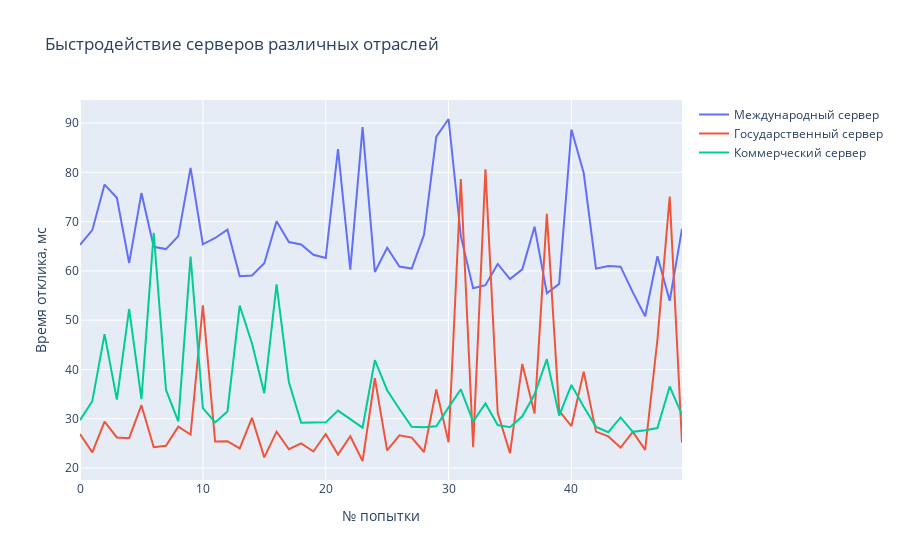

Source (notebook cell):
### Markdown cell above
## 4. Замер времени установки соединения

### Code cell
import time
import plotly.graph_objs as go


def measure_handshake(hostname):
    timeline = []
    for _ in range(50):
        start = time.time()
        try:
            context = ssl.create_default_context()
            with socket.create_connection((hostname, 443)) as sock:
                with context.wrap_socket(sock, server_hostname=hostname):
                    handshake_time = (time.time() - start) * 1000  # мс
                    timeline.append(handshake_time)
        except Exception as e:
            print(f"Ошибка: {e}")
    return timeline


fig = go.Figure()

fig.add_trace(go.Scatter(
    y=measure_handshake(server_int),
    name="Международный сервер"
))

fig.add_trace(go.Scatter(
    y=measure_handshake(server_gos),
    name="Государственный сервер"
))

fig.add_trace(go.Scatter(
    y=measure_handshake(server_com),
    name="Коммерческий сервер"
))

fig.update_layout(
    title="Быстродействие серверов различных отраслей",
    xaxis_title="№ попытки",
    yaxis_title="Время отклика, мс"
)

### Figure 1 — Plotly figure (JSON) as saved in the notebook; plotly's stock layout.template omitted (floating-point values rounded to 4 significant figures)
{"data": [{"name": "Международный сервер", "type": "scatter", "y": [65.29, 68.27, 77.52, 74.85, 61.6, 75.8, 64.89, 64.43, 67.06, 80.9, 65.4, 66.68, 68.37, 58.93, 59.05, 61.55, 70.08, 65.85, 65.37, 63.28, 62.61, 84.7, 60.27, 89.19, 59.78, 64.69, 60.89, 60.48, 67.32, 87.23, 90.82, 67.0, 56.47, 57.11, 61.41, 58.35, 60.32, 68.97, 55.48, 57.37, 88.69, 79.86, 60.46, 60.98, 60.86, 55.65, 50.8, 62.97, 53.94, 68.53]}, {"name": "Государственный сервер", "type": "scatter", "y": [26.93, 23.18, 29.44, 26.22, 26.07, 32.77, 24.25, 24.53, 28.4, 26.8, 53.03, 25.38, 25.45, 23.99, 30.2, 22.18, 27.4, 23.83, 25.03, 23.37, 26.92, 22.75, 26.46, 21.44, 38.23, 23.57, 26.65, 26.18, 23.26, 35.94, 25.25, 78.64, 24.25, 80.61, 31.23, 23.03, 41.12, 31.06, 71.57, 31.59, 28.53, 39.57, 27.4, 26.42, 24.17, 27.33, 23.71, 46.04, 75.08, 25.14]}, {"name": "Коммерческий сервер", "type": "scatter", "y": [29.73, 33.56, 47.18, 33.9, 52.27, 34.0, 67.72, 35.85, 29.49, 62.9, 32.15, 29.27, 31.5, 52.98, 45.27, 35.19, 57.28, 37.48, 29.2, 29.17, 29.28, 31.67, 29.9, 28.2, 41.9, 35.8, 32.0, 28.4, 28.26, 28.47, 32.31, 35.99, 29.45, 33.11, 28.73, 28.3, 30.5, 34.96, 42.1, 30.64, 36.86, 32.45, 28.37, 27.28, 30.27, 27.36, 27.69, 28.11, 36.55, 30.78]}], "layout": {"title": {"text": "Быстродействие серверов различных отраслей"}, "xaxis": {"title": {"text": "№ попытки"}}, "yaxis": {"title": {"text": "Время отклика, мс"}}}}
